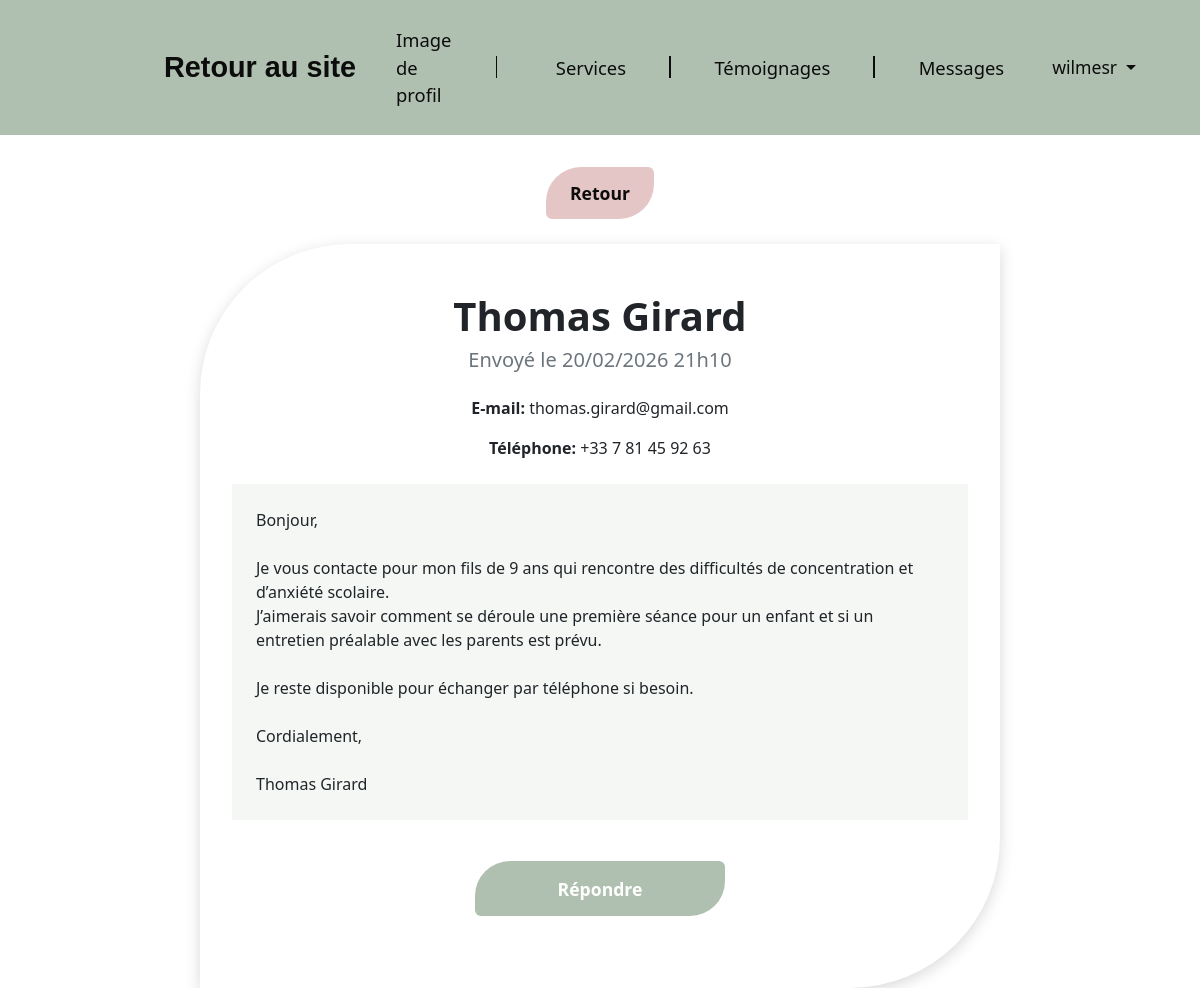
The app's page /admin/message.php?id=1 (signed in) with its own data.
### tables this page shows
CREATE TABLE IF NOT EXISTS `contact` (
  `id` int NOT NULL AUTO_INCREMENT,
  `prenom` varchar(255) NOT NULL,
  `nom` varchar(255) NOT NULL,
  `email` varchar(255) NOT NULL,
  `telephone` varchar(50) NOT NULL,
  `message` text NOT NULL,
  `date` datetime NOT NULL,
  PRIMARY KEY (`id`)
);

### admin/message.php (the view, shortened to what this page needs)
<?php
if(isset($_GET['id'])) {
    $id = htmlspecialchars($_GET['id']);
} else {
    header("LOCATION:contact.php");
    exit;
}
require "../connexion.php";
$req = $bdd->prepare("
    SELECT id, prenom, nom, email, telephone, message,
           DATE_FORMAT(date, '%d/%m/%Y %Hh%i') as mydate
    FROM contact
    WHERE id=?
");
$req->execute([$id]);
if(!$don = $req->fetch()) {
    $req->closeCursor();
    header("LOCATION:contact.php");
    exit;
}
function formatTelephone($telephone) {
    $telephone = preg_replace('/\s+/', '', $telephone);
    if (preg_match('/^(\+32|\+33|\+352)(\d+)$/', $telephone, $matches)) {
        $prefix = $matches[1];
        $number = $matches[2];
        if (($prefix === '+33' || $prefix === '+32') && substr($number,0,1) === '0') {
            $number = substr($number,1);
        }
        switch ($prefix) {
            case '+33':
                $number = preg_replace('/(\d{1})(\d{2})(\d{2})(\d{2})(\d{0,2})/', '$1 $2 $3 $4 $5', $number);
                break;
        }
        return $prefix . ' ' . trim($number);
    }
    return $telephone;
}
$telephone = formatTelephone($don['telephone']);
?>
<!DOCTYPE html>
<html lang="fr">
<head>
    <link rel="stylesheet" href="../bootstrap/css/bootstrap.min.css">
    <link rel="stylesheet" href="admin.css">
</head>
<body class="admin-page">
<?php include("partials/header.php"); ?>
<div class="text-center mb-3">
    <a href="contact.php" class="btn btn-retour">Retour</a>
</div>
<div class="d-flex justify-content-center mt-4">
    <div class="conteneur-services conteneur-ajout-service" style="margin-top: 2.5vh">
        <h1 class="titre-services text-center mb-2"><?= htmlspecialchars($don['prenom'] . ' ' . $don['nom']) ?></h1>
        <h5 class="text-center text-muted mb-4">Envoyé le <?= $don['mydate'] ?></h5>
        <div class="info-contact text-center mb-4">
            <p><strong>E-mail:</strong> <?= htmlspecialchars($don['email']) ?></p>
            <p><strong>Téléphone:</strong> <?= htmlspecialchars($telephone) ?></p>
        </div>
        <div class="message-texte p-4 mb-4" style="background-color: #b0c0b023;">
            <?= nl2br(htmlspecialchars($don['message'])) ?>
        </div>
        <div class="text-center mt-4">
            <a href="mailto:<?= htmlspecialchars($don['email']) ?>" class="btn bouton-connexion mx-2">Répondre</a>
        </div>
    </div>
</div>
</body>
</html>

### admin/admin.css (style rules this page uses)
.bouton-connexion { background-color:#b0c0b0;color:#fff;border:none;border-top-left-radius:2rem;border-bottom-right-radius:2rem;font-weight:600;min-height:3.5rem;width:90%;max-width:250px;margin-top:1em;transition:background-color .15s ease,transform .15s ease }
.conteneur-services { background-color:#fff;padding:3rem 2rem;border-top-left-radius:9.375rem;border-bottom-right-radius:9.375rem;width:100%;max-width:93.75rem;box-shadow:0 4px 15px rgba(0,0,0,.15) }
.conteneur-ajout-service { max-width:50rem }
.btn-retour { display:inline-block;padding:.8rem 1.5rem;font-size:1.1rem;background-color:rgba(216,174,173,.7);color:#0c0c0c;font-weight:600;text-decoration:none;border:none;border-top-left-radius:2.188rem;border-bottom-right-radius:2.188rem;transition:background-color .15s ease,transform .15s ease;margin-top:2rem;margin-bottom:-2em;text-align:center }
.bouton-connexion { display:inline-flex;align-items:center;justify-content:center;padding:.75rem 1.2rem;font-size:1.1rem;background-color:#b0c0b0;color:#fff;font-weight:600;border:none;border-top-left-radius:2.188rem;border-bottom-right-radius:2.188rem;min-height:3.438rem;width:100%;max-width:15.625rem;margin-top:1em;margin-bottom:1.5rem;transition:background-color .15s ease,transform .15s ease }
.titre-services { font-size:2.5rem;font-weight:600;text-align:center;margin-bottom:2rem }

### records on screen
contact: prenom+nom "Thomas Girard", email "thomas.girard@gmail.com", telephone "+33 7 81 45 92 63", message "Bonjour, Je vous contacte pour mon fils de 9 ans qui rencontre des difficultés de concentration et d’anxiété scolaire. J’aimerais savoir comment se déroule une première séance pour un enfant et si un entretien préalable avec les parents est prévu. Je reste disponible pour échanger par téléphone si besoin. Cordialement, Thomas Girard"

### other values on screen
$_SESSION['login'] "wilmesr"
$don['mydate'] "20/02/2026 21h10"
